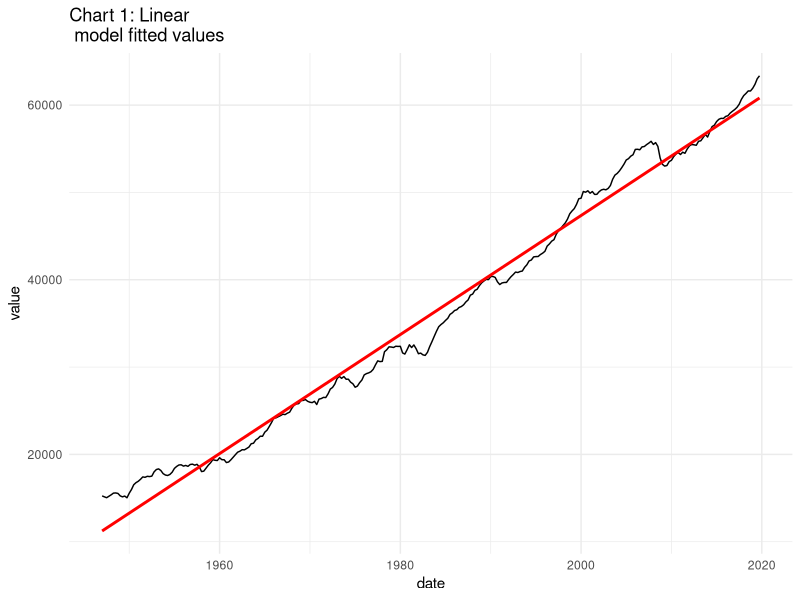
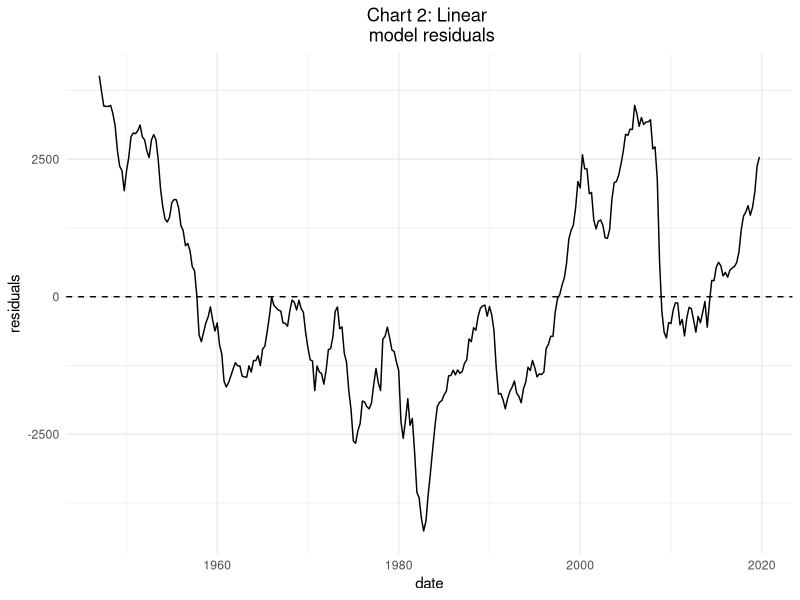
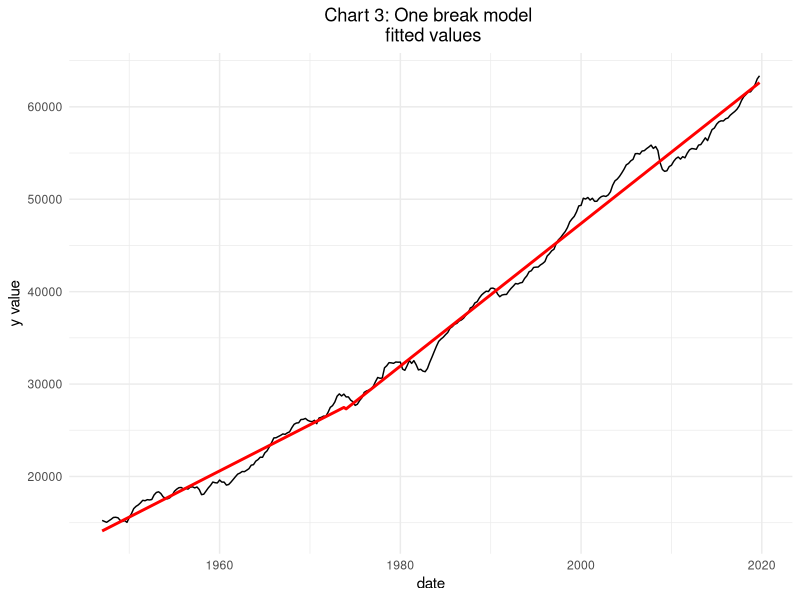
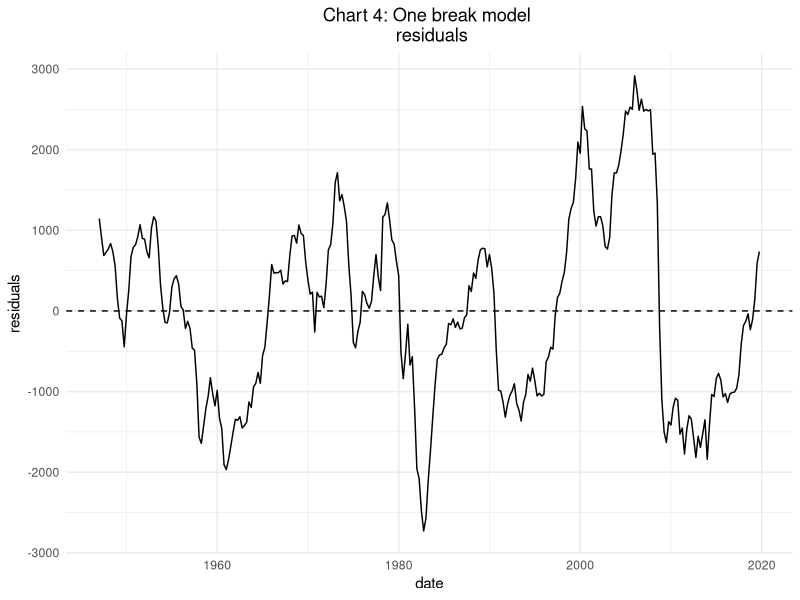
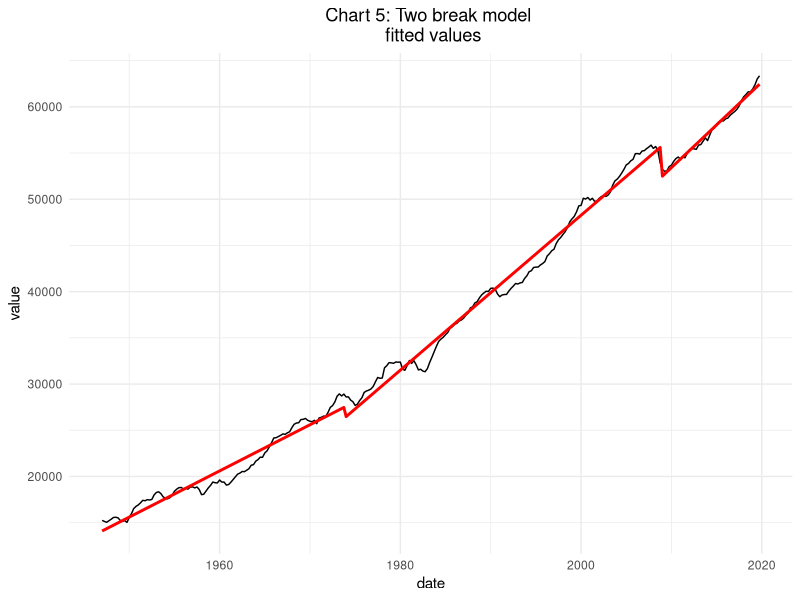
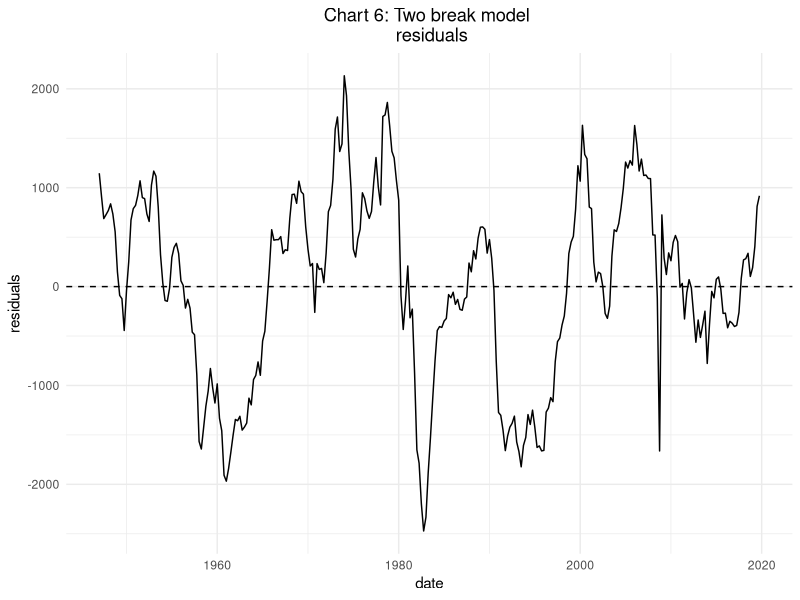

Write R code to recreate these figures, in order.
## ---- chunk 1

library(tidyverse)
library(lubridate)
library(forecast)
library(urca)

theme_set(theme_minimal())

## ---- chunk 2

#Packages used:

# library(tidyverse)
# library(lubridate)
# library(forecast)
# library(urca)

## ---- chunk 3

data <- read_csv("usrealgdppercapita.csv") %>% 
  select(date = observation_date, value = RealGDPPerCap) %>% 
  mutate(date = dmy(date)) %>% 
  na.omit()

## ---- chunk 4

data <- data %>% 
  mutate(time = row_number()*0.25)

linear_model <- lm(value ~ time, data = data)

summary(linear_model)

linear_model_data <- tibble(
  date       = data$date,
  value      = data$value,
  fitted     = fitted(linear_model),
  residuals  = resid(linear_model)
)

c1 <- ggplot(linear_model_data, aes(x = date, y = value)) +
  geom_line() +
  geom_line(aes(y = fitted), color = "red", linewidth = 1) +
  labs(
    title = "Chart 1: Linear \n model fitted values",
    y = "value",
    x = "date"
  ) 

c2 <- ggplot(linear_model_data, aes(x = date, y = residuals)) +
  geom_line() +
  geom_hline(yintercept = 0, linetype = "dashed") +
  labs(
    title = "Chart 2: Linear \n model residuals",
    y = "residuals",
    x = "date"
  ) +
  theme(plot.title = element_text(hjust = 0.5))

ggsave("chart1.png", c1, width = 3, height = 2.5, units = "in", dpi = 300)
ggsave("chart2.png", c2, width = 3, height = 2.5, units = "in", dpi = 300)

## ---- chunk 5

data <- data %>% 
  mutate(
    du_1 = if_else(lubridate::year(date) > 1973, 1, 0),
    dt_1 = if_else(lubridate::year(date) > 1973, time, 0)
  )


one_break_model <- lm(value ~ time + du_1 + dt_1, data = data)

summary(one_break_model)

one_break_model_data <- tibble(
  date      = data$date,
  value     = data$value,
  fitted    = fitted(one_break_model),
  residuals = resid(one_break_model)
)


c3 <- ggplot(one_break_model_data, aes(x = date, y = value)) +
  geom_line() +
  geom_line(aes(y = fitted), color = "red", linewidth = 1) +
  labs(
    title = "Chart 3: One break model \n fitted values",
    y = "y value",
    x = "date"
  ) +
  theme(plot.title = element_text(hjust = 0.5))

# Chart 4
c4 <- ggplot(one_break_model_data, aes(x = date, y = residuals)) +
  geom_line() +
  geom_hline(yintercept = 0, linetype = "dashed") +
  labs(
    title = "Chart 4: One break model \n residuals",
    y = "residuals",
    x = "date"
  ) +
  theme(plot.title = element_text(hjust = 0.5))

ggsave("chart3.png", c3, width = 3, height = 2.5, units = "in", dpi = 300)
ggsave("chart4.png", c4, width = 3, height = 2.5, units = "in", dpi = 300)

## ---- chunk 6

data <- data %>% 
  mutate(
    du_2 = if_else(lubridate::year(date) > 2008, 1, 0),
    dt_2 = if_else(lubridate::year(date) > 2008, time, 0)
  )

two_break_model <- lm(value ~ time + du_1 + dt_1 + du_2 + dt_2, data = data)
summary(two_break_model)

two_break_model_data <- tibble(
  date      = data$date,
  value     = data$value,
  fitted    = fitted(two_break_model),
  residuals = resid(two_break_model)
)

# Chart 5
c5 <- ggplot(two_break_model_data, aes(x = date, y = value)) +
  geom_line() +
  geom_line(aes(y = fitted), color = "red", linewidth = 1) +
  labs(
    title = "Chart 5: Two break model \n fitted values",
    y = "value",
    x = "date"
  ) +
  theme(plot.title = element_text(hjust = 0.5))

# Chart 6
c6 <- ggplot(two_break_model_data, aes(x = date, y = residuals)) +
  geom_line() +
  geom_hline(yintercept = 0, linetype = "dashed") +
  labs(
    title = "Chart 6: Two break model \n residuals",
    y = "residuals",
    x = "date"
  ) +
  theme(plot.title = element_text(hjust = 0.5))

ggsave("chart5.png", c5, width = 3, height = 2.5, units = "in", dpi = 300)
ggsave("chart6.png", c6, width = 3, height = 2.5, units = "in", dpi = 300)

## ---- chunk 7

# We see if Perron's imposition of continuity is supported at 1973 and 2008 by applying a Wald test to see if the implied jump in the fitted value at each breakpoint is significantly different from zero.

b <- coef(two_break_model)
V <- vcov(two_break_model)

# Jump at 1973
J73_hat <- b["du_1"] + 1973 * b["dt_1"]
se_J73  <- sqrt(c(1,1973) %*% V[c("du_1","dt_1"), c("du_1","dt_1")] %*% c(1,1973))
t_J73   <- J73_hat / se_J73
p_J73   <- 2 * (1 - pnorm(abs(t_J73)))   # two-sided p-value

# Jump at 2008
J08_hat <- b["du_2"] + 2008 * b["dt_2"]
se_J08  <- sqrt(c(1,2008) %*% V[c("du_2","dt_2"), c("du_2","dt_2")] %*% c(1,2008))
t_J08   <- J08_hat / se_J08
p_J08   <- 2 * (1 - pnorm(abs(t_J08)))

# Print results
print(p_J73)
print(p_J08)

## ---- chunk 8


select_ar_summary <- function(formula, data, p_max = 8) {
  y  <- data$value
  X  <- model.matrix(formula, data = data)
  n  <- length(y)

  # Ljung–Box lag: min(8, n/5)
  lb_lag <- min(8, floor(n/5))

  # fit AR(p) with exogenous regressors for p = 0..p_max
  grid <- map_dfr(0:p_max, function(p) {
    fit <- Arima(
      y, order = c(p, 0, 0),
      xreg = X,
      include.mean = FALSE,
      method = "ML"
    )
    tibble(
      p    = p,
      AIC  = fit$aic,
      BIC  = fit$bic,
      AICc = fit$aicc,
      fit  = list(fit)
    )
  })

  # pick best lag by AICc
  best   <- grid %>% slice_min(AICc, with_ties = FALSE)
  best_p <- best$p
  best_f <- best$fit[[1]]

  # Ljung–Box test
  lb <- Box.test(residuals(best_f), type = "Ljung-Box",
                 lag = lb_lag, fitdf = best_p)

  tibble(
    model   = deparse(formula),
    best_p  = best_p,
    lb_pval = unname(lb$p.value)
  )
}

# Example usage
linear     <- value ~ time
one_break <- value ~ time + du_1 + dt_1
two_break <- value ~ time + du_1 + dt_1 + du_2 + dt_2

ar_summary <- bind_rows(
  select_ar_summary(linear, data),
  select_ar_summary(one_break, data),
  select_ar_summary(two_break, data)
) %>%
  mutate(model = c("linear", "one break", "two breaks"))

print(ar_summary)

## ---- chunk 9


# 1. Collect residuals from the three models
Z_data <- tibble(
  date      = data$date,
  linear     = residuals(linear_model),
  one_break = residuals(one_break_model),
  two_break = residuals(two_break_model)
) %>%
  pivot_longer(-date, names_to = "model", values_to = "residual")

# 3. ADF test function with lag selection by AIC, max 5
get_adf <- function(z, model_name, max_lags = 5) {
  test <- ur.df(z, type = "none", lags = max_lags, selectlags = "AIC")
  tau  <- test@teststat[1]
  cv   <- test@cval[1, ]
  
  tibble(
    model        = model_name,
    best_lag_AIC = test@lags,   # reports chosen lag order
    tau_stat     = tau,
    cv_1pct      = cv["1pct"],
    cv_5pct      = cv["5pct"],
    cv_10pct     = cv["10pct"]
  )
}

# 4. Apply to all three models
adf_table <- bind_rows(
  get_adf(residuals(linear_model), "linear"),
  get_adf(residuals(one_break_model), "one break"),
  get_adf(residuals(two_break_model), "two breaks")
)

print(adf_table)



## ---- chunk 10


# Collect residuals
Z <- list(
  linear      = residuals(linear_model),
  one_break  = residuals(one_break_model),
  two_break  = residuals(two_break_model)
)

# Function: simulate null distribution of ADF tau (type="none")
simulate_adf_null <- function(n, reps = 1000, max_lags = 5, seed = 123) {
  set.seed(seed)
  taus <- numeric(reps)
  for (r in seq_len(reps)) {
    # Generate unit root process under H0
    e <- rnorm(n)
    z <- cumsum(e)
    # ADF test with lag selection by AIC (0..max_lags)
    test <- ur.df(z, type = "none", lags = max_lags, selectlags = "AIC")
    taus[r] <- test@teststat[1]
  }
  taus
}

# Simulation per model
reps <- 1000
max_lags <- 5

cv_table <- tibble(
  model = names(Z),
  n     = map_int(Z, length),
  tau_actual = map_dbl(Z, ~ {
    test <- ur.df(.x, type = "none", lags = max_lags, selectlags = "AIC")
    test@teststat[1]
  }),
  cv5_simulated = map2_dbl(map_int(Z, length), names(Z), ~ {
    taus <- simulate_adf_null(.x, reps = reps, max_lags = max_lags)
    quantile(taus, probs = 0.05, na.rm = TRUE)
  })
) %>%
  mutate(reject_5pct = tau_actual < cv5_simulated)

print(cv_table)

## ---- chunk 11

# Function: compute observed ADF tau for a given series
adf_tau_actual <- function(series, max_lags) {
  test <- ur.df(series, type = "none", lags = max_lags, selectlags = "AIC")
  unname(test@teststat[1])
}

# Function: simulate null distribution of ADF tau under unit root
simulate_adf_null <- function(n, reps, max_lags, seed = 123) {
  set.seed(seed + n)
  taus <- numeric(reps)
  for (r in seq_len(reps)) {
    z <- cumsum(rnorm(n))  # random walk under H0
    test <- ur.df(z, type = "none", lags = max_lags, selectlags = "AIC")
    taus[r] <- unname(test@teststat[1])
  }
  taus
}

# Function: empirical left-tail p-value
emp_pval <- function(tau_obs, taus_null) {
  (sum(taus_null <= tau_obs) + 1) / (length(taus_null) + 1)
}

# Compute observed tau and simulated p-value for each model
pval_tbl <- tibble(
  model   = c("linear", "one break", "two breaks"),
  resid   = list(
    residuals(linear_model),
    residuals(one_break_model),
    residuals(two_break_model)
  )
) %>%
  mutate(
    n        = map_int(resid, length),
    tau_obs  = map_dbl(resid, ~ adf_tau_actual(.x, max_lags)),
    taus_sim = map(n, ~ simulate_adf_null(.x, reps = reps, max_lags = max_lags)),
    p_value  = map2_dbl(tau_obs, taus_sim, emp_pval)
  ) %>%
  select(model, n, tau_obs, p_value)

print(pval_tbl)


